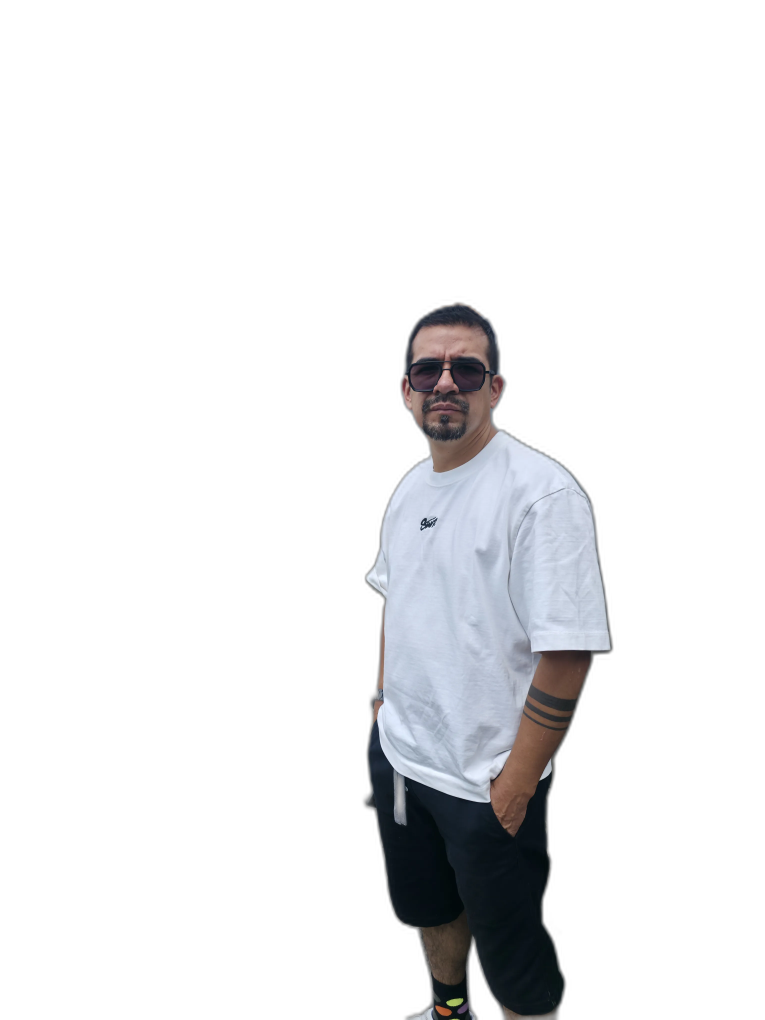
#> input picture youtube/xavi_truck_cut.png, 3060 x 4080 px (shown at 1/4 size)
$ python thumb.py
#> lines starting #> are read from the running program, lines starting #| are printed output that depends on the picture
from PIL import Image, ImageDraw, ImageFont, ImageFilter
F='fonts/fontsource-montserrat/files/montserrat-latin-%d-normal.woff'
R='fonts/fontsource-roboto/files/roboto-latin-%d-normal.woff'
def mf(w,s): return ImageFont.truetype(F%w,s)
def rf(w,s): return ImageFont.truetype(R%w,s)
WHITE=(255,255,255);NUBE=(248,249,250);TINTA=(32,33,36);ROJO=(234,67,53);AZUL=(26,115,232);AMA=(251,188,4);VERDE=(24,128,56)

cut=Image.open('xavi_truck_cut.png')
#> cut is the input picture: PIL image 3060x4080 RGBA; mean R, G, B, A 18.6, 19, 20.4, 37.1
bb=cut.getbbox(); cut=cut.crop(bb)
#> after `bb = cut.getbbox()`: bb = (1434, 1182, 2478, 4080)
# keep head to mid-thigh
cut=cut.crop((0,0,cut.width,int(cut.height*0.62)))
#> cut: PIL image 1044x1796 RGBA

def person_layer(h):
    p=cut.resize((int(cut.width*h/cut.height),h),Image.LANCZOS)
    a=p.split()[3]
    pad=40
    lay=Image.new('RGBA',(p.width+pad*2,p.height+pad),(0,0,0,0))
    big=Image.new('L',lay.size,0); big.paste(a,(pad,pad))
    stroke=big.filter(ImageFilter.MaxFilter(17))
    shadow=big.filter(ImageFilter.MaxFilter(17)).filter(ImageFilter.GaussianBlur(18))
    out=Image.new('RGBA',lay.size,(0,0,0,0))
    sh=Image.new('RGBA',lay.size,(0,0,0,110)); out.paste(sh,(14,10),shadow)
    out.paste(Image.new('RGBA',lay.size,WHITE+(255,)),(0,0),stroke)
    out.alpha_composite(p,(pad,pad))
    return out

def bg(W,H):
    im=Image.new('RGBA',(W,H),NUBE+(255,))
    d=ImageDraw.Draw(im)
    for x in range(0,W,32):
        for y in range(0,H,32): d.ellipse((x-1.5,y-1.5,x+1.5,y+1.5),fill=(218,220,224))
    return im

def chips(d,x,y,f,items,padx,pady,gap,r):
    for n,(txt,col,tc) in enumerate(items):
        w=d.textlength(txt,font=f); asc,desc=f.getmetrics(); h=asc
        d.rounded_rectangle((x,y,x+w+padx*2,y+h+pady*2),r,fill=col)
        d.text((x+padx,y+pady),txt,font=f,fill=tc)
        x+=w+padx*2+gap
    return y+h+pady*2

items=[('1 · Antes',AZUL,WHITE),('2 · Durante',AMA,TINTA),('3 · Después',VERDE,WHITE)]

# ---------- 16:9 ----------
W,H=1280,720
im=bg(W,H); d=ImageDraw.Draw(im)
d.ellipse((780,90,1300,610),fill=ROJO)
d.ellipse((835,145,1245,555),outline=WHITE,width=6)
p=person_layer(700); im.alpha_composite(p,(1240-p.width+60,H-p.height+40))
#> in person_layer, `p=cut.resize((int(cut.width*h/cut.height),h),Image.LANCZOS)`:
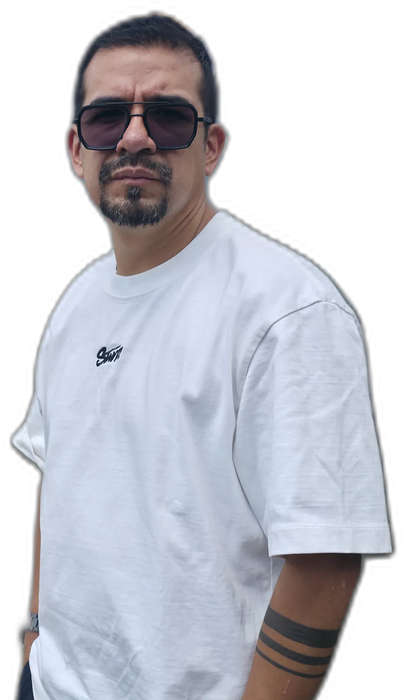
#> p: PIL image 406x700 RGBA; mean R, G, B, A 105.9, 107.4, 114.8, 157.9; transparent parts drawn white
#> in person_layer, `a=p.split()[3]`:
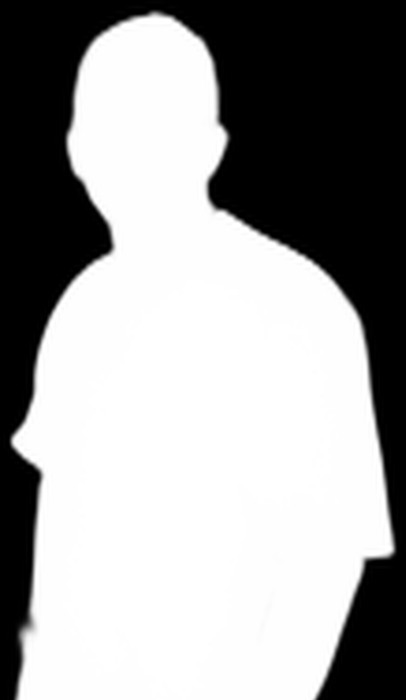
#> a: PIL image 406x700 L; min 0, max 255, mean 157.9
#> in person_layer, `lay=Image.new('RGBA',(p.width+pad*2,p.height+pad),(0,0,0,0))`: lay: PIL image 486x740 RGBA; every value is 0
#> in person_layer, `big = Image.new('L', lay.size, 0)`: big: PIL image 486x740 L; every value is 0
#> after `im.alpha_composite(p, (1240 - p.width + 60, H - p.height + 40))`:
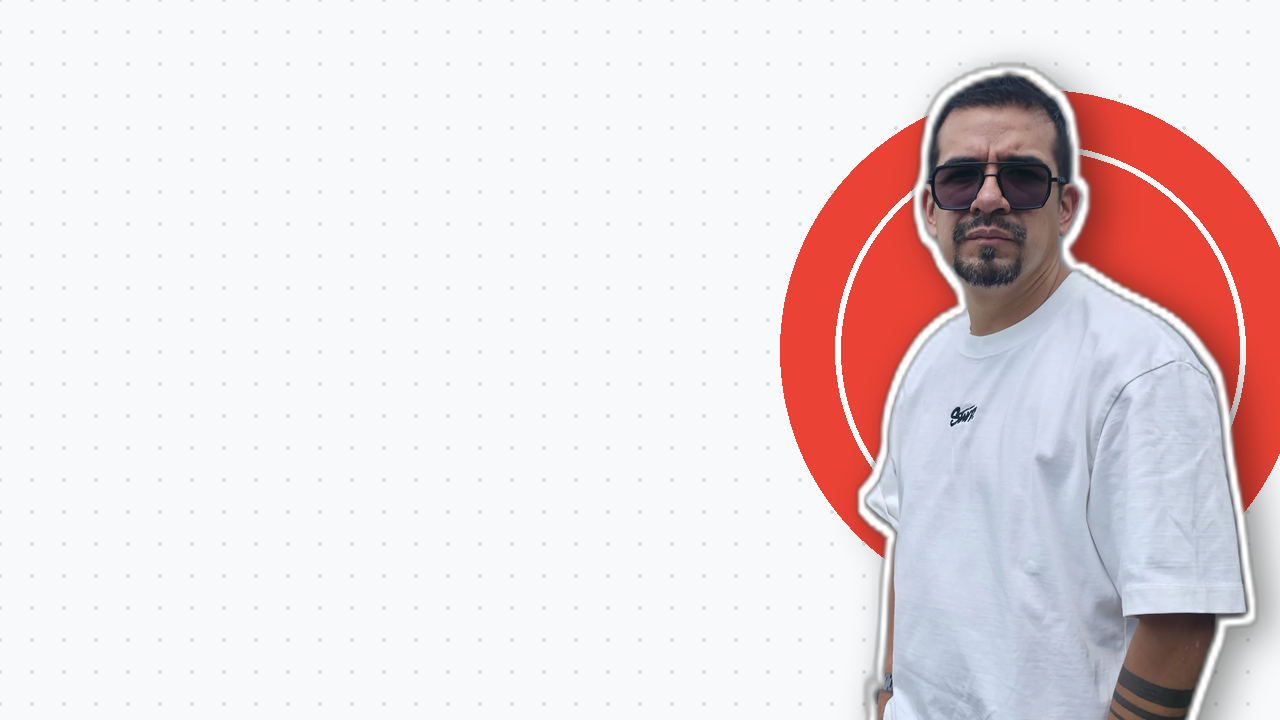
#> im: PIL image 1280x720 RGBA; mean R, G, B, A 231.2, 219, 220.8, 255
d=ImageDraw.Draw(im)
x=64
f=mf(800,30); t='FERIAS DE EMPRENDEDORES'
d.rounded_rectangle((x,56,x+d.textlength(t,font=f)+40,56+52),10,fill=TINTA)
d.text((x+20,64),t,font=f,fill=WHITE)
fh=mf(900,118)
d.text((x,128),'Tu feria',font=fh,fill=TINTA)
d.text((x,250),'empieza',font=fh,fill=TINTA)
w=d.textlength('antes',font=fh)
#> w = 327.4
d.rounded_rectangle((x-14,384,x+w+18,512),14,fill=ROJO)
d.text((x,372),'antes',font=fh,fill=WHITE)
chips(d,x,560,mf(800,34),items,22,16,14,12)
im.convert('RGB').save('XF_MINIATURA_ferias-emprendedores_16x9_20261122_v01.jpg',quality=95)

# ---------- 9:16 Shorts ----------
W,H=1080,1920
im=bg(W,H); d=ImageDraw.Draw(im)
d.ellipse((90,1060,1010,1980),fill=ROJO)
d.ellipse((165,1135,935,1905),outline=WHITE,width=8)
p=person_layer(1000); im.alpha_composite(p,((W-p.width)//2-30,1010))
#> call 2 of person_layer, with h = 1000
#> in person_layer (call 2), `lay=Image.new('RGBA',(p.width+pad*2,p.height+pad),(0,0,0,0))`: lay: PIL image 661x1040 RGBA; every value is 0
#> in person_layer (call 2), `big = Image.new('L', lay.size, 0)`: big: PIL image 661x1040 L; every value is 0
#> in person_layer (call 2), `shadow=big.filter(ImageFilter.MaxFilter(17)).filter(ImageFilter.Gaussi..`:
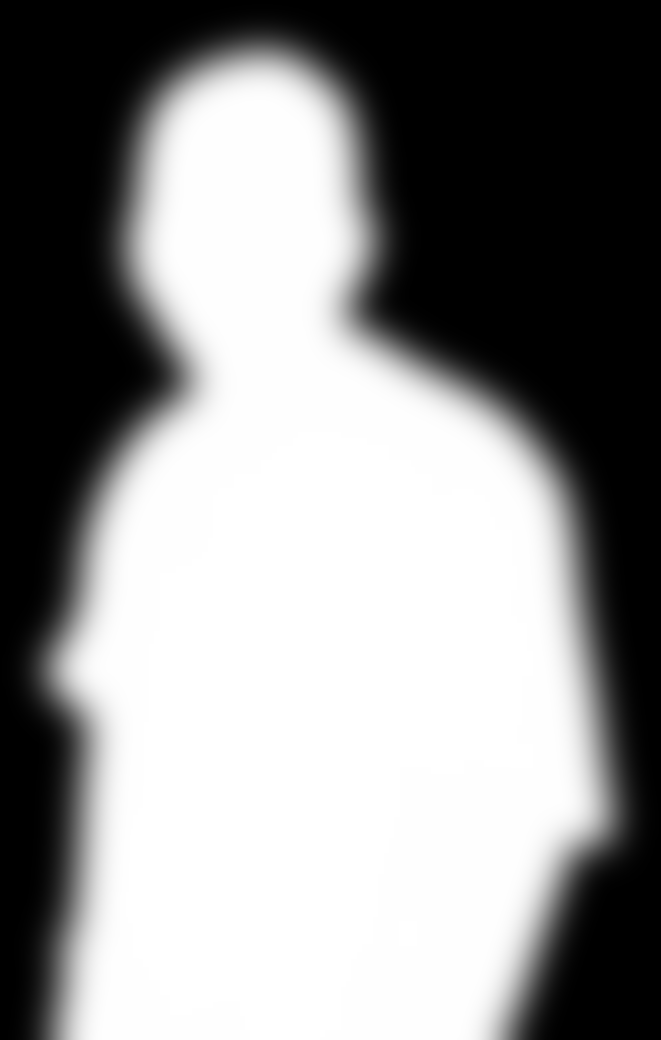
#> shadow: PIL image 661x1040 L; min 0, max 255, mean 142.2
#> in person_layer (call 2), `out.alpha_composite(p,(pad,pad))`:
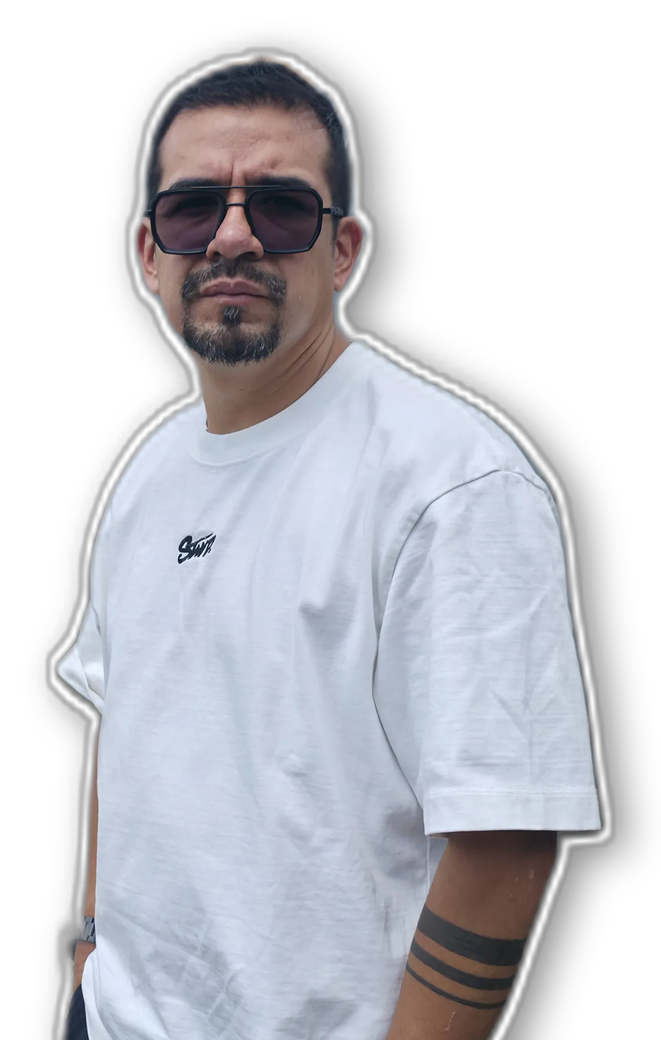
#> out: PIL image 661x1040 RGBA; mean R, G, B, A 97.7, 99, 105.2, 145.5; transparent parts drawn white
#> after `im.alpha_composite(p, ((W - p.width) // 2 - 30, 1010))`:
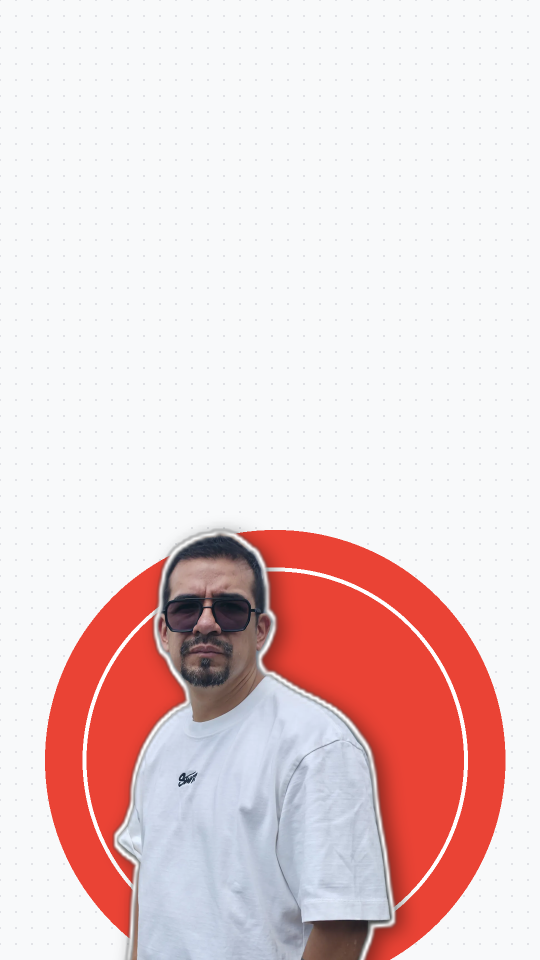
#> im: PIL image 1080x1920 RGBA (shown at 1/2 size); mean R, G, B, A 233.5, 209.8, 210.2, 255
d=ImageDraw.Draw(im)
x=72
f=mf(800,38); t='FERIAS DE EMPRENDEDORES'
d.rounded_rectangle((x,270,x+d.textlength(t,font=f)+48,270+64),12,fill=TINTA)
d.text((x+24,280),t,font=f,fill=WHITE)
fh=mf(900,150)
d.text((x,360),'Tu feria',font=fh,fill=TINTA)
d.text((x,515),'empieza',font=fh,fill=TINTA)
w=d.textlength('antes',font=fh)
#> w = 416.2
d.rounded_rectangle((x-16,690,x+w+22,852),18,fill=ROJO)
d.text((x,675),'antes',font=fh,fill=WHITE)
chips(d,x,885,mf(800,36),items,22,16,12,12)
im.convert('RGB').save('XF_PORTADA-SHORT_ferias-emprendedores_9x16_20261122_v01.jpg',quality=95)
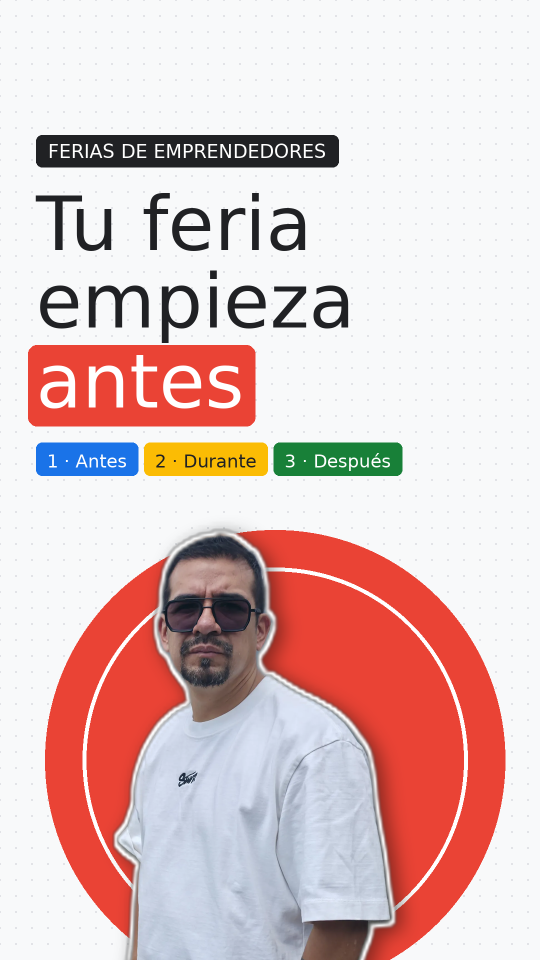
#> saved as XF_PORTADA-SHORT_ferias-emprendedores_9x16_20261122_v01.jpg: PIL image 1080x1920 RGB (shown at 1/2 size); mean R, G, B 222.7, 194.9, 193.7
